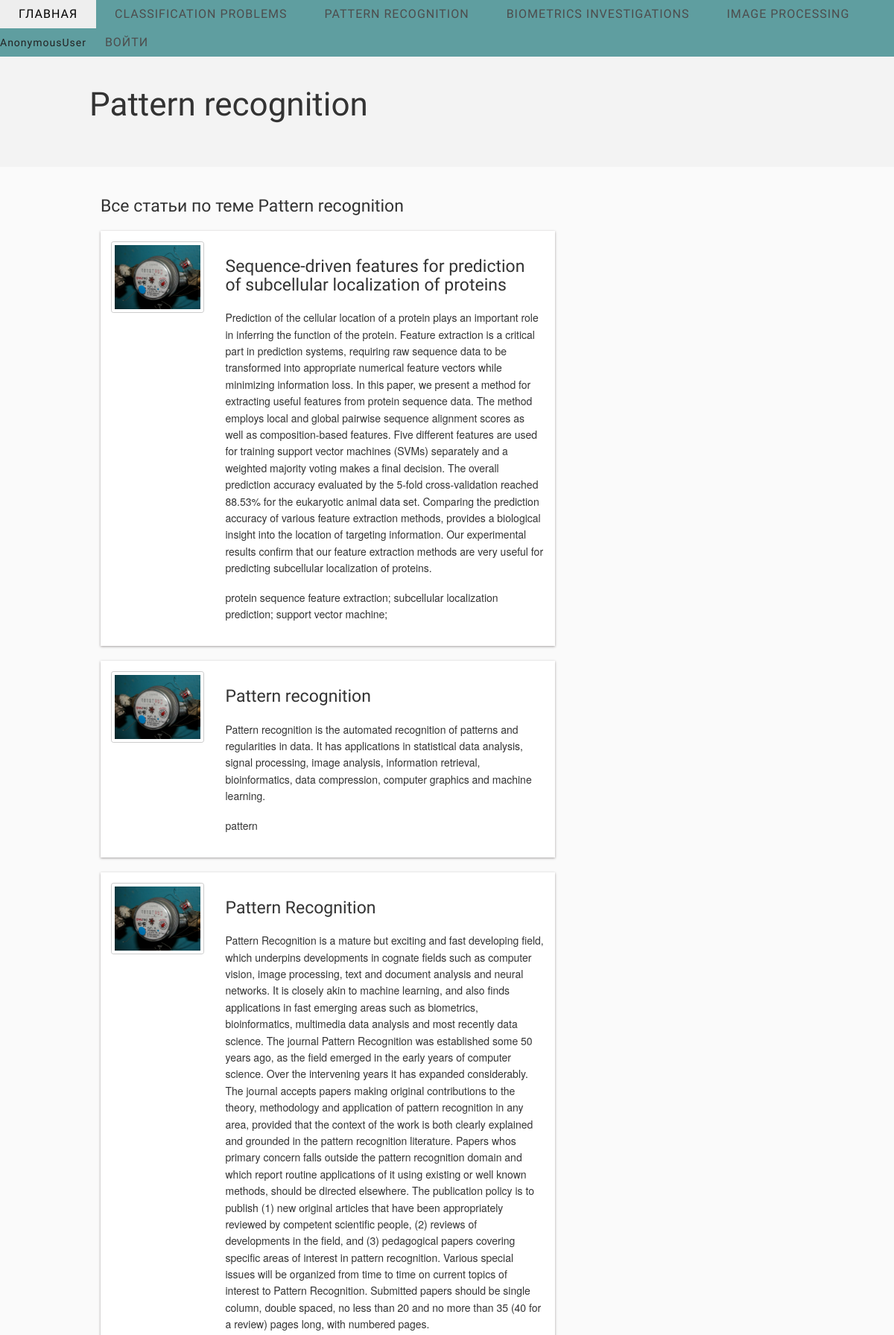
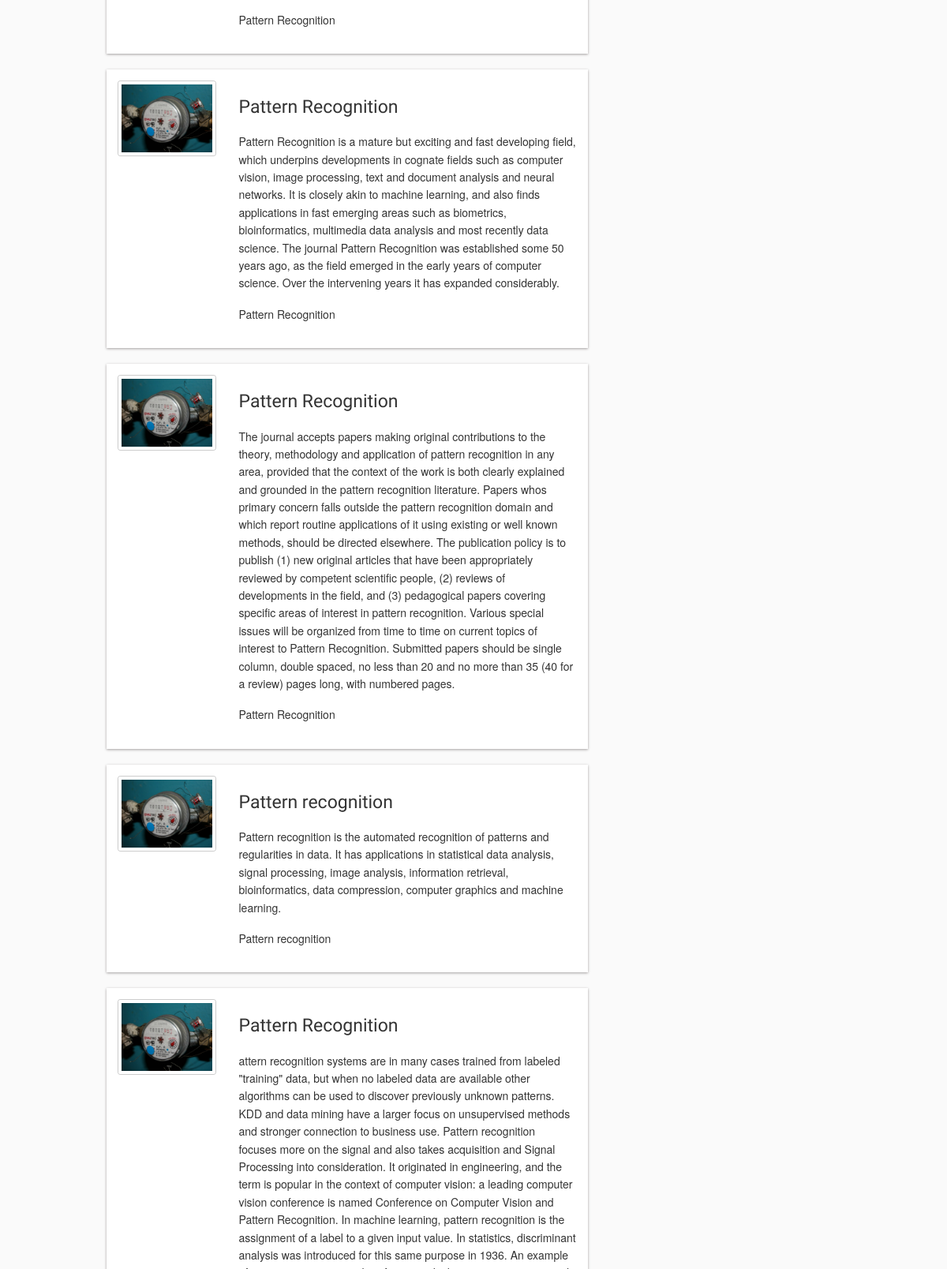
The page /news/rubric/2 (upper part) on the database its author committed (2 pictures, top to bottom).
### news/models.py (models this page shows, shortened)
class Rubric(models.Model):
    name = models.CharField(max_length=100)

class Article(models.Model):
    title = models.CharField(max_length=100)
    keyword = models.CharField(max_length=200)
    annotation = models.TextField()
    rubric = models.ForeignKey(Rubric, null=True, blank=True, on_delete=models.SET_NULL)
    hashtag = models.ManyToManyField(Hashtag, help_text="Выберите хэштэг")

### news/views.py (the view)
# urls.py: path('rubric/<int:rubric_id>', views.by_rubric, name='rubric'),
def by_rubric(request, rubric_id):
    articles = Article.objects.filter(rubric=rubric_id)
    rubrics = Rubric.objects.all()
    current_rubric = Rubric.objects.get(pk=rubric_id)
    context = {'articles': articles, 'rubrics': rubrics, 'current_rubric': current_rubric}
    return render(request, 'news/rubrika.html', context)

### news/templates/news/rubrika.html (shortened to what this page needs)
<!DOCTYPE html>
{% load static %}
<html class="no-js" lang="en">
<head>
    <link rel="stylesheet" href="{% static 'stylesheets/foundation.min.css' %}">
    <link rel="stylesheet" href="{% static 'stylesheets/main.css' %}">
    <link rel="stylesheet" href="{% static 'stylesheets/app.css' %}">
    <link rel="stylesheet" href="{% static 'fonts/ligature.css' %}">
</head>
<body>
<nav>
     <div style="background-color:cadetblue; display: flex; justify-content: space-between">
        <div>
            <ul id="menu-header" class="nav-bar horizontal">
                <li><a href="{% url 'index' %}">Главная</a></li>
                {% for rubric in rubrics %}
                <li><a href="{% url 'rubric' rubric.id %}">{{rubric.name}}</a></li>
                {% endfor %}
                <li>{{request.user}}</li>
                {% if not request.user.is_authenticated %}
                <li><a href="{% url 'login' %}">Войти</a></li>
                {% endif %}
            </ul>
        </div>
    </div>
</nav>
<header>
    <div class="row">
        <h1>{{current_rubric.name}}</h1>
</header>
<section>
    <div class="section_main">
        <div class="row">
            <section class="eight columns">
                <h4>Все статьи по теме {{current_rubric.name}}</h4>
                {% for article in articles %}
                {% if current_rubric.id == article.rubric.id %}
                <article class="blog_post">
                    <div class="three columns">
                        <a href="#" class="th"><img src="{% static 'images/a1.jpg' %}" alt="desc"/></a>
                    </div>
                    <div class="nine columns">
                        <a href="{% url 'current_article' article.id %}"><h4>{{article.title}}</h4></a>
                        <p>{{article.annotation}}</p>
                        <p>{{article.keyword}}</p>
                    </div>
                </article>
                {% endif %}
                {% endfor %}
            </section>
        </div>
    </div>
</section>
</body>
</html>

### static/stylesheets/main.css (style rules this page uses)
body { background: #fafafa }
.row { width: 960px }
header { background: #f3f3f3; clear:both; padding: 20px 0 40px }
.blog_post { clear: both; padding: 15px 0; overflow:auto; margin-bottom: 20px; background:#FFF; box-shadow: 0 1px 3px rgba(34, 25, 25, 0.4) }
p { color: #333 }
h1,h2,h3,h4 { font-family:'Open Sans Condensed',sans-serif; font-weight: normal; color: #333; margin: 20px 0 }
.section_main { padding: 20px 0 }
.nav-bar { margin-top: 0; background: none }
.nav-bar > li { border: 0; padding: 0; font-family: 'Open Sans Condensed',sans-serif; letter-spacing: 1px; box-shadow: none }
.nav-bar > li > a:first-child { font-size: 16px; text-transform: uppercase; padding: 0 25px }
.nav-bar > li:last-child { border: 0; box-shadow: none }
.nav-bar > li > a { color: #4d4d4d }

### rows shown on the page
Rubric: name "CLASSIFICATION PROBLEMS"
Rubric: name "PATTERN RECOGNITION", name "Pattern recognition"
Rubric: name "BIOMETRICS INVESTIGATIONS"
Rubric: name "IMAGE PROCESSING"
Article: title "Sequence-driven features for prediction of subcellular localization of proteins", annotation "Prediction of the cellular location of a protein plays an important role in inferring the function of the protein. Feature extraction is a critical part in prediction systems, requiring raw sequence data to be transformed into appropriate numerical feature vectors while minimizing information loss. In this paper, we present a method for extracting useful features from protein sequence data. The method employs local and global pairwise sequence alignment scores as well as composition-based features. Five different features are used for training support vector machines (SVMs) separately and a weighted majority voting makes a final decision. The overall prediction accuracy evaluated by the…", keyword "protein sequence feature extraction; subcellular localization prediction; support vector machine;"
Article: title "Pattern recognition", annotation "Pattern recognition is the automated recognition of patterns and regularities in data. It has applications in statistical data analysis, signal processing, image analysis, information retrieval, bioinformatics, data compression, computer graphics and machine learning.", keyword "pattern"
Article: title "Pattern Recognition", annotation "Pattern Recognition is a mature but exciting and fast developing field, which underpins developments in cognate fields such as computer vision, image processing, text and document analysis and neural networks. It is closely akin to machine learning, and also finds applications in fast emerging areas such as biometrics, bioinformatics, multimedia data analysis and most recently data science. The journal Pattern Recognition was established some 50 years ago, as the field emerged in the early years of computer science. Over the intervening years it has expanded considerably. The journal accepts papers making original contributions to the theory, methodology and application of pattern…", keyword "Pattern Recognition"
Article: title "Pattern Recognition", annotation "Pattern Recognition is a mature but exciting and fast developing field, which underpins developments in cognate fields such as computer vision, image processing, text and document analysis and neural networks. It is closely akin to machine learning, and also finds applications in fast emerging areas such as biometrics, bioinformatics, multimedia data analysis and most recently data science. The journal Pattern Recognition was established some 50 years ago, as the field emerged in the early years of computer science. Over the intervening years it has expanded considerably.", keyword "Pattern Recognition"
Article: title "Pattern Recognition", annotation "The journal accepts papers making original contributions to the theory, methodology and application of pattern recognition in any area, provided that the context of the work is both clearly explained and grounded in the pattern recognition literature. Papers whos primary concern falls outside the pattern recognition domain and which report routine applications of it using existing or well known methods, should be directed elsewhere. The publication policy is to publish (1) new original articles that have been appropriately reviewed by competent scientific people, (2) reviews of developments in the field, and (3) pedagogical papers covering specific areas of interest in pattern recognition.…", keyword "Pattern Recognition"
Article: title "Pattern recognition", annotation "Pattern recognition is the automated recognition of patterns and regularities in data. It has applications in statistical data analysis, signal processing, image analysis, information retrieval, bioinformatics, data compression, computer graphics and machine learning.", keyword "Pattern recognition"
Article: title "Pattern Recognition"

### other values the page prints
{{ request.user }} "AnonymousUser"
